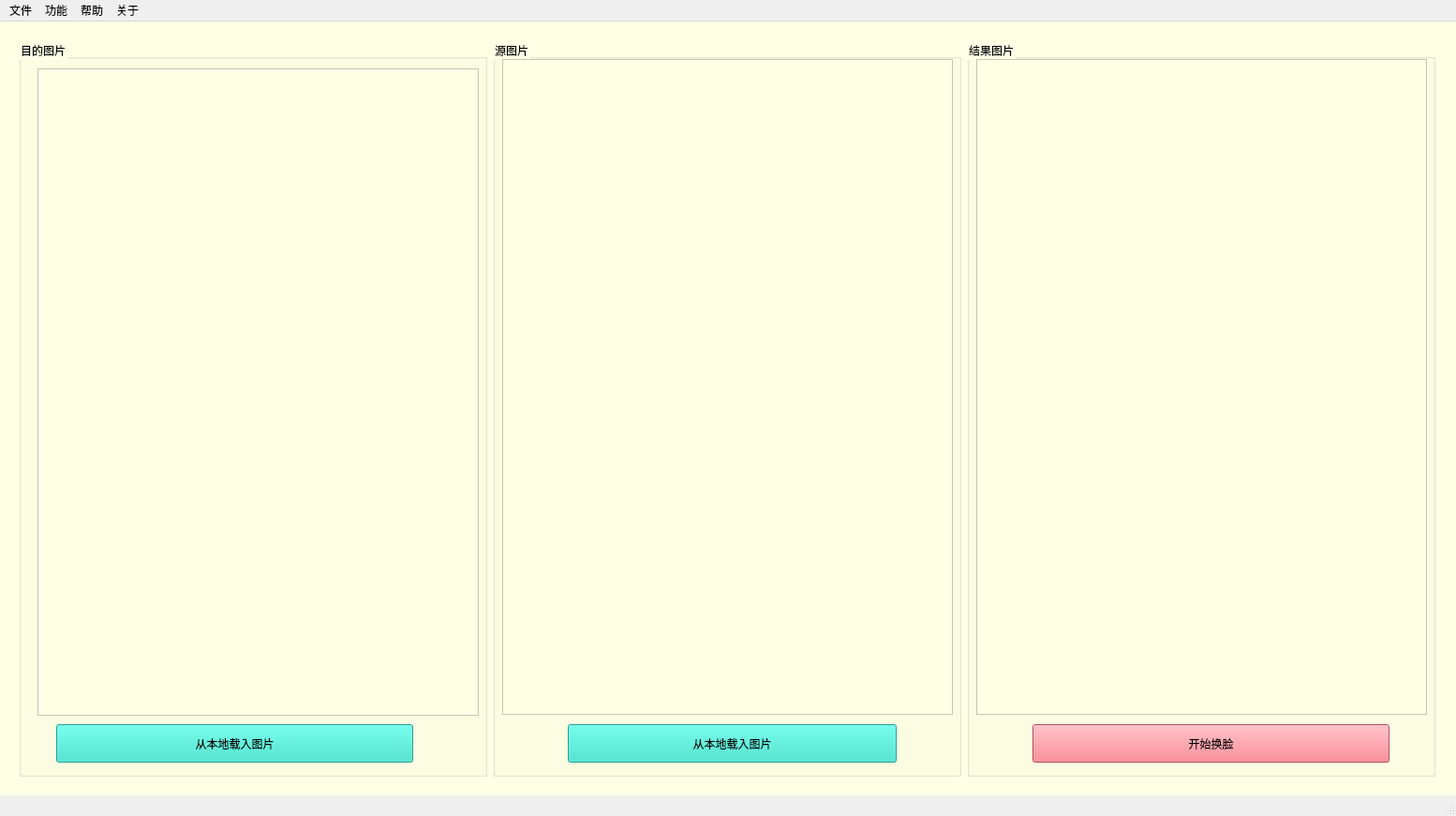
<?xml version="1.0" encoding="UTF-8"?>
<ui version="4.0">
 <class>MainWindow</class>
 <widget class="QMainWindow" name="MainWindow">
  <property name="windowModality">
   <enum>Qt::NonModal</enum>
  </property>
  <property name="enabled">
   <bool>true</bool>
  </property>
  <property name="geometry">
   <rect>
    <x>0</x>
    <y>0</y>
    <width>1554</width>
    <height>871</height>
   </rect>
  </property>
  <property name="sizePolicy">
   <sizepolicy hsizetype="Preferred" vsizetype="Preferred">
    <horstretch>50</horstretch>
    <verstretch>10</verstretch>
   </sizepolicy>
  </property>
  <property name="focusPolicy">
   <enum>Qt::StrongFocus</enum>
  </property>
  <property name="contextMenuPolicy">
   <enum>Qt::ActionsContextMenu</enum>
  </property>
  <property name="acceptDrops">
   <bool>true</bool>
  </property>
  <property name="windowTitle">
   <string>美颜相机</string>
  </property>
  <property name="windowIcon">
   <iconset>
    <normaloff>C:/Users/kunkun/.designer/backup/cam.ico</normaloff>C:/Users/kunkun/.designer/backup/cam.ico</iconset>
  </property>
  <property name="statusTip">
   <string/>
  </property>
  <property name="autoFillBackground">
   <bool>false</bool>
  </property>
  <property name="styleSheet">
   <string notr="true"/>
  </property>
  <property name="iconSize">
   <size>
    <width>50</width>
    <height>50</height>
   </size>
  </property>
  <property name="animated">
   <bool>true</bool>
  </property>
  <property name="tabShape">
   <enum>QTabWidget::Rounded</enum>
  </property>
  <property name="dockNestingEnabled">
   <bool>false</bool>
  </property>
  <property name="dockOptions">
   <set>QMainWindow::AllowTabbedDocks|QMainWindow::AnimatedDocks</set>
  </property>
  <widget class="QWidget" name="centralwidget">
   <property name="sizePolicy">
    <sizepolicy hsizetype="Preferred" vsizetype="Preferred">
     <horstretch>0</horstretch>
     <verstretch>0</verstretch>
    </sizepolicy>
   </property>
   <property name="autoFillBackground">
    <bool>false</bool>
   </property>
   <property name="styleSheet">
    <string notr="true">background-color: rgb(255, 255, 230);
</string>
   </property>
   <layout class="QHBoxLayout" name="horizontalLayout">
    <property name="leftMargin">
     <number>20</number>
    </property>
    <property name="topMargin">
     <number>20</number>
    </property>
    <property name="rightMargin">
     <number>20</number>
    </property>
    <property name="bottomMargin">
     <number>20</number>
    </property>
    <item>
     <widget class="QGroupBox" name="groupBox_2">
      <property name="minimumSize">
       <size>
        <width>500</width>
        <height>0</height>
       </size>
      </property>
      <property name="maximumSize">
       <size>
        <width>500</width>
        <height>16777215</height>
       </size>
      </property>
      <property name="styleSheet">
       <string notr="true"/>
      </property>
      <property name="title">
       <string>目的图片</string>
      </property>
      <widget class="QGraphicsView" name="graphicsView_2">
       <property name="geometry">
        <rect>
         <x>20</x>
         <y>30</y>
         <width>471</width>
         <height>691</height>
        </rect>
       </property>
      </widget>
      <widget class="QPushButton" name="pushButton">
       <property name="geometry">
        <rect>
         <x>40</x>
         <y>730</y>
         <width>381</width>
         <height>41</height>
        </rect>
       </property>
       <property name="styleSheet">
        <string notr="true">background-color: #2ae0c8 ;</string>
       </property>
       <property name="text">
        <string>从本地载入图片</string>
       </property>
      </widget>
     </widget>
    </item>
    <item>
     <widget class="QGroupBox" name="groupBox">
      <property name="minimumSize">
       <size>
        <width>500</width>
        <height>0</height>
       </size>
      </property>
      <property name="maximumSize">
       <size>
        <width>500</width>
        <height>16777215</height>
       </size>
      </property>
      <property name="styleSheet">
       <string notr="true"/>
      </property>
      <property name="title">
       <string>源图片</string>
      </property>
      <widget class="QPushButton" name="pushButton_3">
       <property name="geometry">
        <rect>
         <x>80</x>
         <y>730</y>
         <width>351</width>
         <height>41</height>
        </rect>
       </property>
       <property name="styleSheet">
        <string notr="true">background-color: #2ae0c8 ;</string>
       </property>
       <property name="text">
        <string>从本地载入图片</string>
       </property>
      </widget>
      <widget class="QGraphicsView" name="graphicsView">
       <property name="geometry">
        <rect>
         <x>10</x>
         <y>20</y>
         <width>481</width>
         <height>700</height>
        </rect>
       </property>
       <property name="minimumSize">
        <size>
         <width>0</width>
         <height>700</height>
        </size>
       </property>
       <property name="maximumSize">
        <size>
         <width>16777215</width>
         <height>700</height>
        </size>
       </property>
      </widget>
     </widget>
    </item>
    <item>
     <widget class="QGroupBox" name="groupBox_3">
      <property name="minimumSize">
       <size>
        <width>500</width>
        <height>0</height>
       </size>
      </property>
      <property name="maximumSize">
       <size>
        <width>500</width>
        <height>16777215</height>
       </size>
      </property>
      <property name="styleSheet">
       <string notr="true"/>
      </property>
      <property name="title">
       <string>结果图片</string>
      </property>
      <widget class="QGraphicsView" name="graphicsView_3">
       <property name="geometry">
        <rect>
         <x>10</x>
         <y>20</y>
         <width>481</width>
         <height>700</height>
        </rect>
       </property>
       <property name="minimumSize">
        <size>
         <width>0</width>
         <height>700</height>
        </size>
       </property>
       <property name="maximumSize">
        <size>
         <width>16777215</width>
         <height>700</height>
        </size>
       </property>
      </widget>
      <widget class="QPushButton" name="pushButton_5">
       <property name="geometry">
        <rect>
         <x>70</x>
         <y>730</y>
         <width>381</width>
         <height>41</height>
        </rect>
       </property>
       <property name="styleSheet">
        <string notr="true">background-color: #fe6673;</string>
       </property>
       <property name="text">
        <string>开始换脸</string>
       </property>
      </widget>
     </widget>
    </item>
   </layout>
  </widget>
  <widget class="QStatusBar" name="statusbar"/>
  <widget class="QMenuBar" name="menubar">
   <property name="geometry">
    <rect>
     <x>0</x>
     <y>0</y>
     <width>1554</width>
     <height>26</height>
    </rect>
   </property>
   <property name="font">
    <font>
     <kerning>true</kerning>
    </font>
   </property>
   <property name="mouseTracking">
    <bool>true</bool>
   </property>
   <property name="tabletTracking">
    <bool>false</bool>
   </property>
   <property name="acceptDrops">
    <bool>true</bool>
   </property>
   <property name="nativeMenuBar">
    <bool>false</bool>
   </property>
   <widget class="QMenu" name="menu">
    <property name="title">
     <string>文件</string>
    </property>
    <addaction name="action"/>
    <addaction name="action_2"/>
   </widget>
   <widget class="QMenu" name="menu_5">
    <property name="title">
     <string>关于</string>
    </property>
    <addaction name="action_5"/>
   </widget>
   <widget class="QMenu" name="menu_2">
    <property name="title">
     <string>功能</string>
    </property>
    <addaction name="actionAI"/>
    <addaction name="action_17"/>
    <addaction name="action_18"/>
   </widget>
   <widget class="QMenu" name="menu_3">
    <property name="title">
     <string>帮助</string>
    </property>
    <addaction name="action_19"/>
    <addaction name="action_20"/>
   </widget>
   <addaction name="menu"/>
   <addaction name="menu_2"/>
   <addaction name="menu_3"/>
   <addaction name="menu_5"/>
  </widget>
  <action name="action">
   <property name="text">
    <string>保存</string>
   </property>
   <property name="statusTip">
    <string>打开图片</string>
   </property>
   <property name="shortcut">
    <string>Ctrl+O</string>
   </property>
   <property name="priority">
    <enum>QAction::HighPriority</enum>
   </property>
  </action>
  <action name="action_2">
   <property name="text">
    <string>另存为</string>
   </property>
   <property name="statusTip">
    <string>保存图片</string>
   </property>
   <property name="whatsThis">
    <string/>
   </property>
   <property name="shortcut">
    <string>Ctrl+S</string>
   </property>
  </action>
  <action name="action_3">
   <property name="text">
    <string>高斯滤波</string>
   </property>
  </action>
  <action name="action_4">
   <property name="text">
    <string>图像清晰</string>
   </property>
   <property name="statusTip">
    <string>图像清晰</string>
   </property>
  </action>
  <action name="action_6">
   <property name="text">
    <string>高斯滤波</string>
   </property>
   <property name="statusTip">
    <string>高斯滤波</string>
   </property>
  </action>
  <action name="action_7">
   <property name="text">
    <string>均值滤波</string>
   </property>
   <property name="statusTip">
    <string>均值滤波</string>
   </property>
  </action>
  <action name="actionLaplacian">
   <property name="text">
    <string>Laplacian</string>
   </property>
   <property name="statusTip">
    <string>Laplacian</string>
   </property>
  </action>
  <action name="actionSobel">
   <property name="text">
    <string>Sobel</string>
   </property>
   <property name="statusTip">
    <string>Sobel</string>
   </property>
  </action>
  <action name="actionPrewitt">
   <property name="text">
    <string>Prewitt</string>
   </property>
   <property name="statusTip">
    <string>Prewitt</string>
   </property>
  </action>
  <action name="action_9">
   <property name="text">
    <string>频域平滑</string>
   </property>
   <property name="statusTip">
    <string>频域平滑</string>
   </property>
  </action>
  <action name="action_10">
   <property name="text">
    <string>频域锐化</string>
   </property>
   <property name="statusTip">
    <string>频域锐化</string>
   </property>
  </action>
  <action name="action_11">
   <property name="text">
    <string>中值滤波</string>
   </property>
   <property name="statusTip">
    <string>中值滤波</string>
   </property>
  </action>
  <action name="action_12">
   <property name="text">
    <string>美白度选择</string>
   </property>
   <property name="statusTip">
    <string>美白度选择</string>
   </property>
  </action>
  <action name="action_13">
   <property name="text">
    <string>平滑度选择</string>
   </property>
   <property name="statusTip">
    <string>平滑度选择</string>
   </property>
  </action>
  <action name="action_5">
   <property name="text">
    <string>关于我们</string>
   </property>
   <property name="statusTip">
    <string>还原</string>
   </property>
  </action>
  <action name="action_8">
   <property name="text">
    <string>撤销</string>
   </property>
   <property name="statusTip">
    <string>撤销</string>
   </property>
   <property name="shortcut">
    <string>Ctrl+Z</string>
   </property>
   <property name="shortcutContext">
    <enum>Qt::WindowShortcut</enum>
   </property>
  </action>
  <action name="action_14">
   <property name="text">
    <string>放大</string>
   </property>
   <property name="statusTip">
    <string>放大</string>
   </property>
   <property name="shortcut">
    <string>+</string>
   </property>
   <property name="iconVisibleInMenu">
    <bool>true</bool>
   </property>
  </action>
  <action name="action_15">
   <property name="text">
    <string>缩小</string>
   </property>
   <property name="statusTip">
    <string>缩小</string>
   </property>
   <property name="shortcut">
    <string>-</string>
   </property>
  </action>
  <action name="action_16">
   <property name="text">
    <string>截图</string>
   </property>
   <property name="statusTip">
    <string>截图</string>
   </property>
  </action>
  <action name="actionwo">
   <property name="text">
    <string>wo</string>
   </property>
  </action>
  <action name="actionGamma">
   <property name="text">
    <string>Gamma变换</string>
   </property>
  </action>
  <action name="actionAI">
   <property name="text">
    <string>AI换脸功能</string>
   </property>
  </action>
  <action name="action_17">
   <property name="text">
    <string>图像处理功能</string>
   </property>
  </action>
  <action name="action_18">
   <property name="text">
    <string>视频处理功能</string>
   </property>
  </action>
  <action name="action_19">
   <property name="text">
    <string>检查更新</string>
   </property>
  </action>
  <action name="action_20">
   <property name="text">
    <string>重新下载</string>
   </property>
  </action>
 </widget>
 <resources/>
 <connections/>
</ui>
